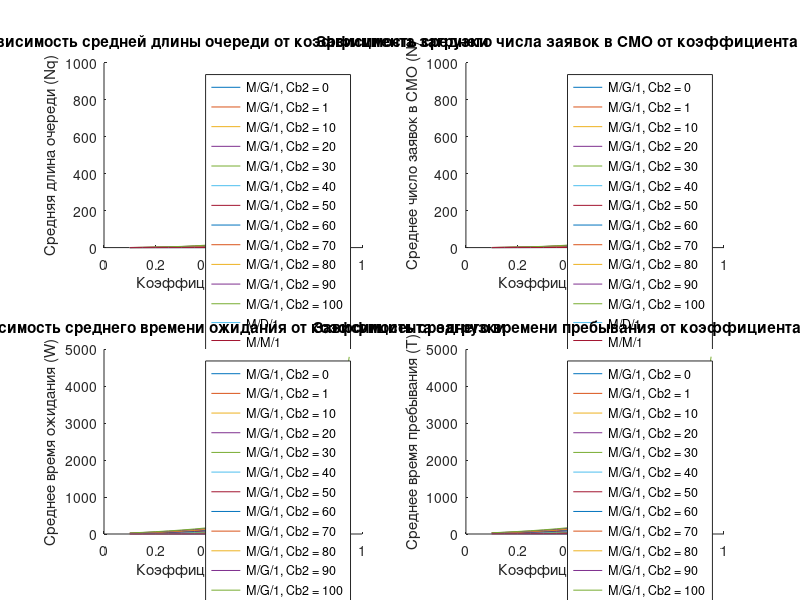

MATLAB code for this plot:
x = 5; % Среднее время обслуживания
ro = 0.1:0.05:0.95; % Коэффициент загрузки
Cb2 = [0, 1, 10, 20, 30:10:100]; % Нормированная дисперсия времени обслуживания

Nq_MG1 = zeros(length(Cb2), length(ro));
N_MG1 = zeros(length(Cb2), length(ro));
W_MG1 = zeros(length(Cb2), length(ro));
T_MG1 = zeros(length(Cb2), length(ro));

Nq_MD1 = zeros(1, length(ro));
N_MD1 = zeros(1, length(ro));
W_MD1 = zeros(1, length(ro));
T_MD1 = zeros(1, length(ro));

Nq_MM1 = zeros(1, length(ro));
N_MM1 = zeros(1, length(ro));
W_MM1 = zeros(1, length(ro));
T_MM1 = zeros(1, length(ro));

for i = 1:length(Cb2)
    Nq_MG1(i,:) = (ro.^2 .* (1 + Cb2(i))) ./ (2 * (1 - ro));
    N_MG1(i,:) = ro + Nq_MG1(i,:);
    W_MG1(i,:) = (ro .* x .* (1 + Cb2(i))) ./ (2 * (1 - ro));
    T_MG1(i,:) = x + W_MG1(i,:);
end

% M/D/1
Nq_MD1 = ro.^2 ./ (2 * (1 - ro));
N_MD1 = ro + Nq_MD1;
W_MD1 = (ro .* x) ./ (2 * (1 - ro));
T_MD1 = (x .* (2 - ro)) ./ (2 * (1 - ro));

% M/M/1
Nq_MM1 = ro.^2 ./ (1 - ro);
N_MM1 = ro ./ (1 - ro);
W_MM1 = (ro .* x) ./ (1 - ro);
T_MM1 = x ./ (1 - ro);

figure;

subplot(2,2,1);
hold on;
for i = 1:length(Cb2)
    plot(ro, Nq_MG1(i,:), 'DisplayName', ['M/G/1, Cb2 = ', num2str(Cb2(i))]);
end
plot(ro, Nq_MD1, 'DisplayName', 'M/D/1');
plot(ro, Nq_MM1, 'DisplayName', 'M/M/1');
xlabel('Коэффициент загрузки (ро)');
ylabel('Средняя длина очереди (Nq)');
legend('show');
title('Зависимость средней длины очереди от коэффициента загрузки');

subplot(2,2,2);
hold on;
for i = 1:length(Cb2)
    plot(ro, N_MG1(i,:), 'DisplayName', ['M/G/1, Cb2 = ', num2str(Cb2(i))]);
end
plot(ro, N_MD1, 'DisplayName', 'M/D/1');
plot(ro, N_MM1, 'DisplayName', 'M/M/1');
xlabel('Коэффициент загрузки (ро)');
ylabel('Среднее число заявок в СМО (N)');
legend('show');
title('Зависимость среднего числа заявок в СМО от коэффициента загрузки');

subplot(2,2,3);
hold on;
for i = 1:length(Cb2)
    plot(ro, W_MG1(i,:), 'DisplayName', ['M/G/1, Cb2 = ', num2str(Cb2(i))]);
end
plot(ro, W_MD1, 'DisplayName', 'M/D/1');
plot(ro, W_MM1, 'DisplayName', 'M/M/1');
xlabel('Коэффициент загрузки (ро)');
ylabel('Среднее время ожидания (W)');
legend('show');
title('Зависимость среднего времени ожидания от коэффициента загрузки');

subplot(2,2,4);
hold on;
for i = 1:length(Cb2)
    plot(ro, T_MG1(i,:), 'DisplayName', ['M/G/1, Cb2 = ', num2str(Cb2(i))]);
end
plot(ro, T_MD1, 'DisplayName', 'M/D/1');
plot(ro, T_MM1, 'DisplayName', 'M/M/1');
xlabel('Коэффициент загрузки (ро)');
ylabel('Среднее время пребывания (T)');
legend('show');
title('Зависимость среднего времени пребывания от коэффициента загрузки');

hold off;
